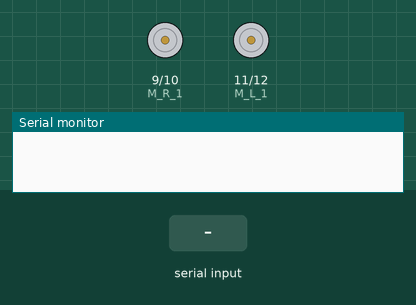
The sketch below on a simulated Arduino Uno, built with avr-gcc and run on an emulated ATmega328P. On the bench: motor-driver pin pairs drawn as motors (green arrow = first pin HIGH = forward, orange = second pin HIGH = backward, longer = more drive), the last lines printed to the serial monitor. The test bench sets the inputs (shaded band).

Above: at 1.2 s.
1.3 s: "f" received over Serial
At 2.5 s:
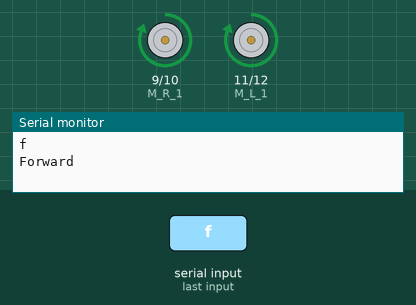
2.8 s: "b" received over Serial
At 3.9 s:
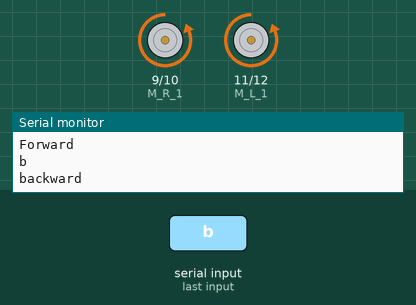
4.3 s: "l" received over Serial
At 5.0 s:
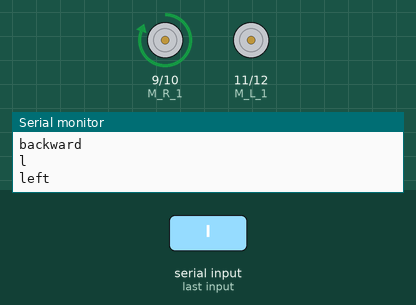
5.8 s: "r" received over Serial
At 6.2 s:
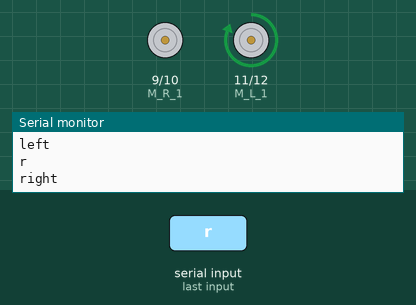
Timing chart, 0 to 8.3 s (numbered marks = the images above; inputs shaded):
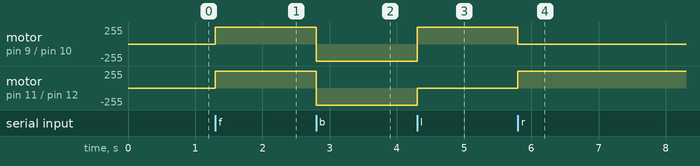

Measured:
- after the input at 1.3 s, motor on pin 9 (M_R_1) / pin 10 (M_R_2), motor on pin 11 (M_L_1) / pin 12 (M_L_2): stopped → forward 255/255 at once
- after the input at 2.8 s, motor on pin 9 (M_R_1) / pin 10 (M_R_2), motor on pin 11 (M_L_1) / pin 12 (M_L_2): forward 255/255 → backward 255/255 at once
- after the input at 4.3 s, motor on pin 9 (M_R_1) / pin 10 (M_R_2): backward 255/255 → forward 255/255 at once; motor on pin 11 (M_L_1) / pin 12 (M_L_2): backward 255/255 → stopped at once
- after the input at 5.8 s, motor on pin 9 (M_R_1) / pin 10 (M_R_2): forward 255/255 → stopped at once; motor on pin 11 (M_L_1) / pin 12 (M_L_2): stopped → forward 255/255 at once

The sketch:

Kyboard_controlled_robot.ino
```cpp
int M_R_1 = 9;    //right motor wire 1
int M_R_2 = 10;   //right motor wire 2
int M_L_1 = 11;   //left motor wire 1
int M_L_2 = 12;   //left motor wire 2

void setup()
{
  //define 4 pins of motors as output
  pinMode(M_R_1, OUTPUT);
  pinMode(M_R_2, OUTPUT);
  pinMode(M_L_1, OUTPUT);
  pinMode(M_L_2, OUTPUT);
  Serial.begin(115200);
}

void loop()
{
  if (Serial.available() > 0)
  {
    char data = Serial.read();
    Serial.println(data);

    // forward
    if (data == 'f' || data == 'F')
    {
      Serial.println("Forward");
      digitalWrite(M_L_1, 1);
      digitalWrite(M_L_2, 0);
      digitalWrite(M_R_1, 1);
      digitalWrite(M_R_2, 0);
    }

    // backward
    else if (data == 'b' || data == 'B')
    {
      Serial.println("backward");
      digitalWrite(M_L_1, 0);
      digitalWrite(M_L_2, 1);
      digitalWrite(M_R_1, 0);
      digitalWrite(M_R_2, 1);
    }

    // left
    else if (data == 'l' || data == 'L')
    {
      Serial.println("left");
      digitalWrite(M_L_1, 0);
      digitalWrite(M_L_2, 0);
      digitalWrite(M_R_1, 1);
      digitalWrite(M_R_2, 0);

    }

    // right
    else if (data == 'r' || data == 'R')
    {
      Serial.println("right");
      digitalWrite(M_L_1, 1);
      digitalWrite(M_L_2, 0);
      digitalWrite(M_R_1, 0);
      digitalWrite(M_R_2, 0);
    }

    // stop
    else if (data == 's' || data == 'S')
    {
      Serial.println("stop");
      digitalWrite(M_L_1, 0);
      digitalWrite(M_L_2, 0);
      digitalWrite(M_R_1, 0);
      digitalWrite(M_R_2, 0);

    }
  }
}
```
